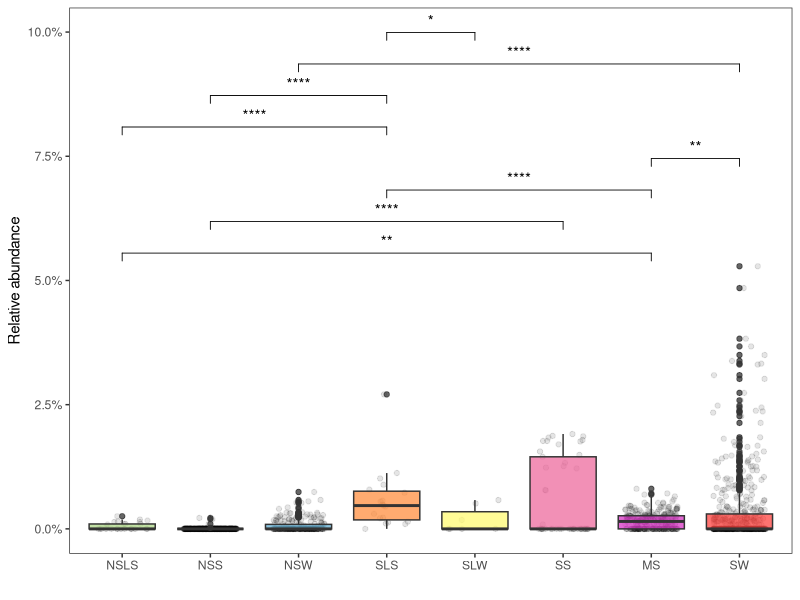
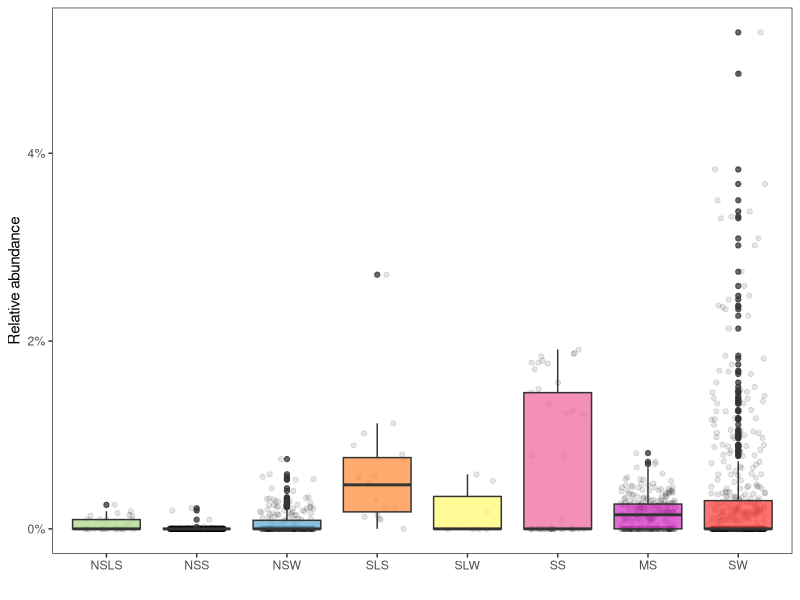

Generate these figures, in order, with R:
# email: qfsfdxlqy@163.com
# GitHub: https://github.com/2015qyliang

# library(ggplot2)
library(ggpubr)

file.content <- read.table('Figure_5c_BradyDifIsolationTable.txt',header = T,sep = '\t')
my_comparisons1 <- list( c("MS", "NSLS"),c("SS", "NSS"),c("MS", "SLS"),c("MS", "SW"),
                         c("SLS", "NSLS"),c("SLS", "NSS"),
                         c("SW", "NSW"),c("SLW", "SLS"))

p <- ggplot(file.content, aes(x = EnvirTypes, y = percentReads, fill = EnvirTypes)) +
  geom_jitter(width = 0.3,alpha= 0.1) +
  geom_boxplot(alpha= 0.75) +
  stat_compare_means(comparisons = my_comparisons1,
                     label = "p.signif") +
  stat_compare_means(label.y = max(file.content$percentReads))+
  scale_y_continuous(labels = scales::percent) +
  scale_fill_manual(values = c("#AFD888", "#00A779", "#63ADD0", "#FF4540",
                               "#D836C4", "#EE6B9E", "#FF8F40", "#FFFA73"),
                    limits=c("NSLS", "NSS", "NSW", "SW", "MS",
                             "SS", "SLS", "SLW"))+
  scale_x_discrete(limits = c("NSLS", "NSS", 
                              "NSW", "SLS", "SLW",
                              "SS", "MS", "SW"),
                   labels = c("NSLS", "NSS", 
                              "NSW", "SLS", "SLW",
                              "SS", "MS", "SW")) + 
  labs(x = "", y = "Relative abundance")+
  theme_bw()+
  theme(panel.grid =element_blank(),legend.position = "none")
ggsave("Figure_5c_BradyIsolationA_raw.pdf",p,
       units = "in",height = 2.6,width = 3.7)


p <- ggplot(file.content, aes(x = EnvirTypes, y = percentReads, fill = EnvirTypes)) +
  geom_jitter(width = 0.3,alpha= 0.1) +
  geom_boxplot(alpha= 0.75) +
  # stat_compare_means(comparisons = my_comparisons1,
  #                    label = "p.signif") +
  # stat_compare_means(label.y = max(file.content$percentReads))+
  scale_y_continuous(labels = scales::percent) +
  scale_fill_manual(values = c("#AFD888", "#00A779", "#63ADD0", "#FF4540",
                               "#D836C4", "#EE6B9E", "#FF8F40", "#FFFA73"),
                    limits=c("NSLS", "NSS", "NSW", "SW", "MS",
                             "SS", "SLS", "SLW"))+
  scale_x_discrete(limits = c("NSLS", "NSS", 
                              "NSW", "SLS", "SLW",
                              "SS", "MS", "SW"),
                   labels = c("NSLS", "NSS", 
                              "NSW", "SLS", "SLW",
                              "SS", "MS", "SW")) + 
  labs(x = "", y = "Relative abundance")+
  theme_bw()+
  theme(panel.grid =element_blank(),legend.position = "none")
ggsave("Figure_5c_BradyIsolationB_raw.pdf",p,
       units = "in",height = 2.6,width = 3.7)

# width = 4.60,height = 2.5

# following modified by PhantomPDF (Foxit) software

